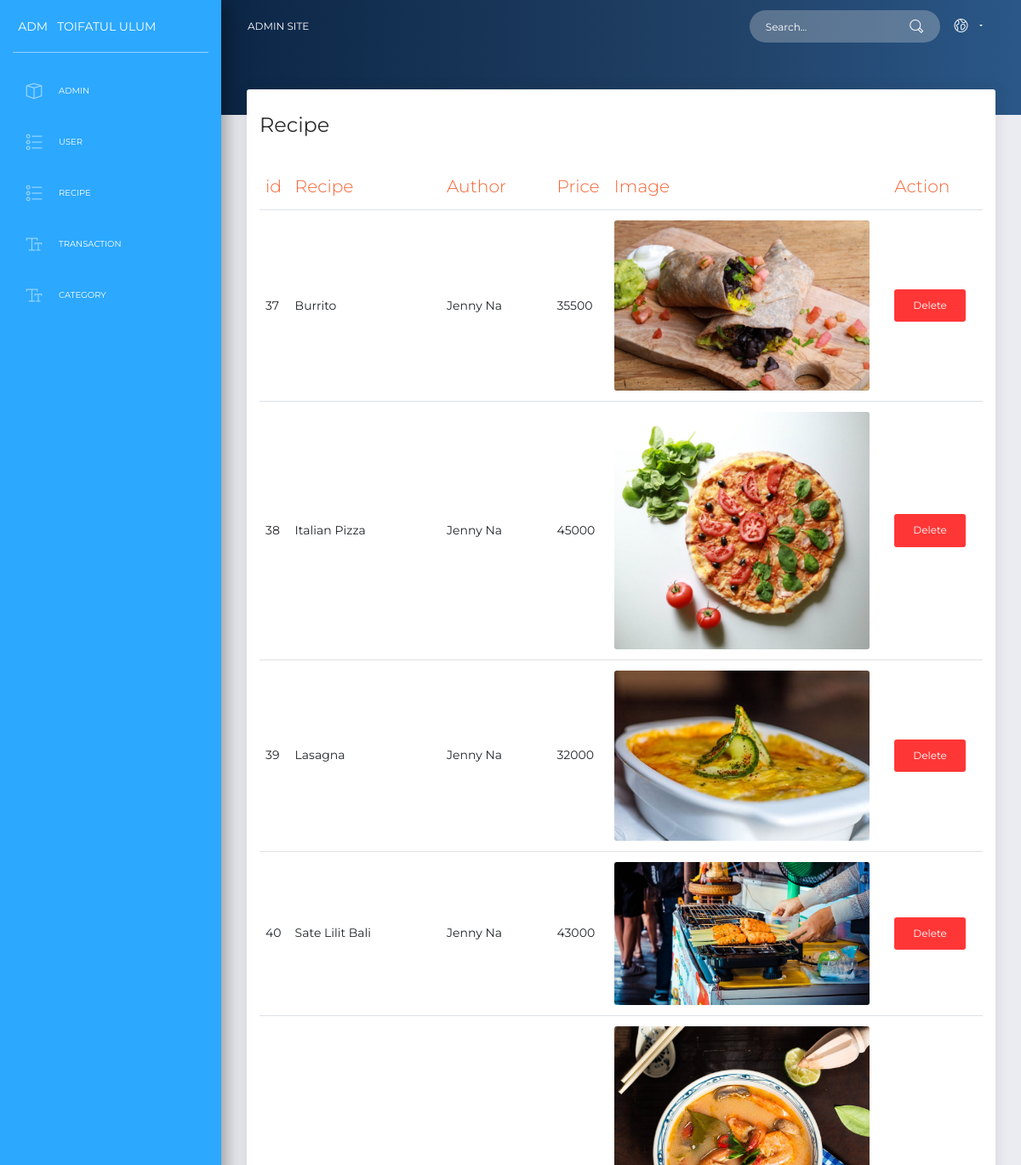
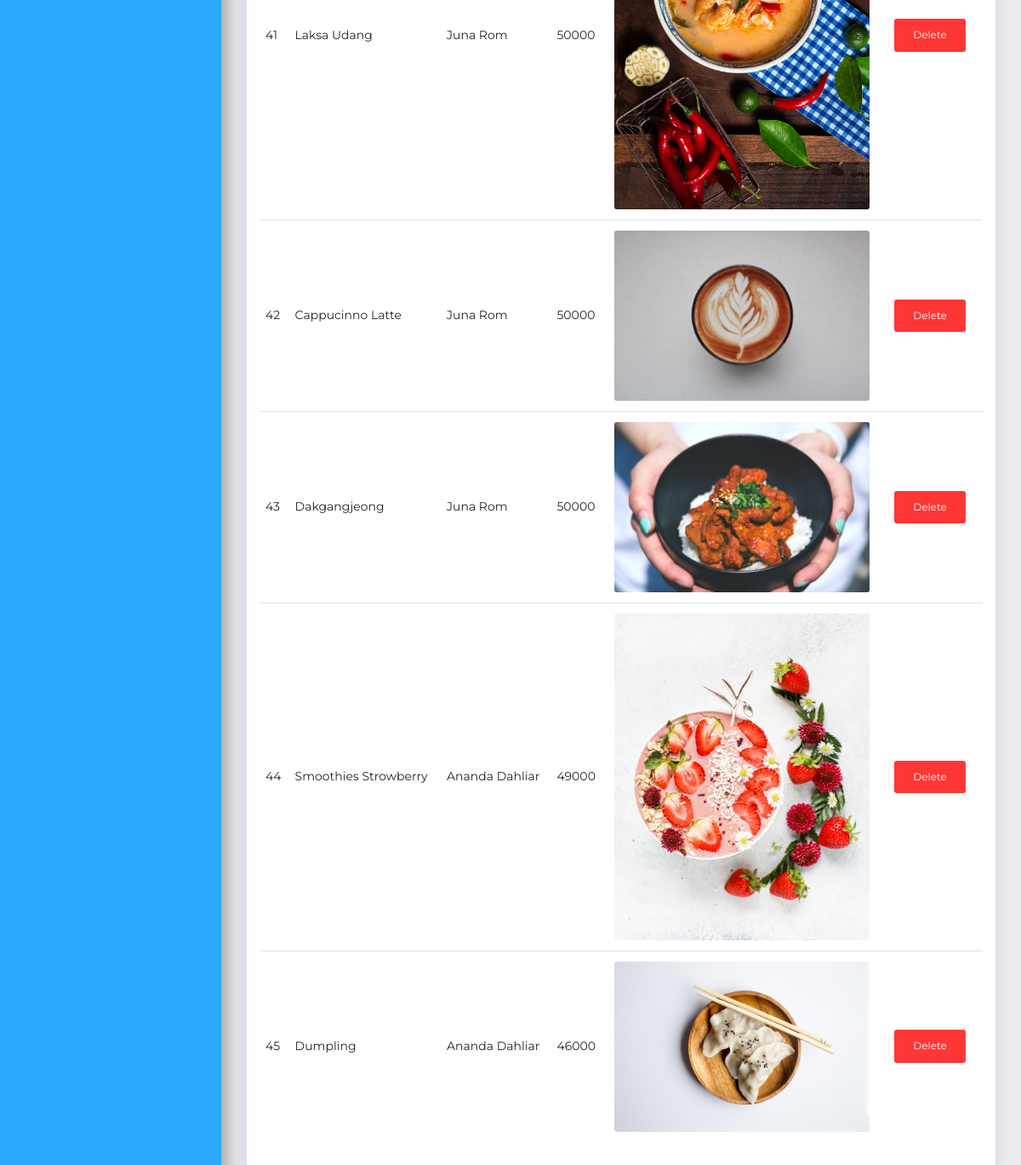
/admin/recipe (signed in), run on the app's committed database (2 pictures, top to bottom).
### tables this page shows
CREATE TABLE `recipe` (
  `id` int(11) NOT NULL,
  `content` varchar(5000) NOT NULL,
  `cover` varchar(100) NOT NULL,
  `image` varchar(100) NOT NULL,
  `tag` int(50) NOT NULL,
  `author` int(11) NOT NULL,
  `title` varchar(100) NOT NULL,
  `price` int(11) NOT NULL,
  `description` varchar(250) NOT NULL,
  `createdAt` varchar(50) DEFAULT NULL
);

CREATE TABLE `users` (
  `id` int(11) NOT NULL,
  `username` varchar(50) NOT NULL,
  `email` varchar(50) NOT NULL,
  `password` varchar(50) NOT NULL,
  `role` varchar(50) NOT NULL,
  `name` varchar(50) NOT NULL
);

### www/App/Core/Controller.php (called while the page is built, shortened)
<?php
class Controller {
    public function loadTemplateAdmin($viewName, $viewData = array()){
        include 'App/Views/templateadmin.php';
    }
    public function loadViewInTemplate($viewName, $viewData) {
        extract($viewData);
        include 'App/Views/' . $viewName . '.php';
    }
}

### www/App/Controllers/adminController.php (called while the page is built, shortened)
<?php
class adminController extends Controller {
	public function __construct(){
		$this->Recipe=new Recipe;
	}
	public function recipe(){
		$recipe=$this->Recipe->get(null, null);
		$this->loadTemplateAdmin('admin/recipe', array('recipe'=>$recipe));
	}
}

### www/App/Core/Core.php (called while the page is built, shortened)
<?php
class Core {
	private $Url = null;
	private $Controller = '';
	private $Action = '';
	private $Params = [];
	Public function run(){
		$this->execute();
	}
	private function getUrl(){
		$url='/';
		if (isset($_GET['url'])){
			$url .=$_GET['url'];
		}
		$this->Url =$url;
	}
	private function getControllerActionParam() {
		if (!empty($this->Url) && $this->Url !='/') {
			$this->Url =explode('/', $this->Url);
			array_shift($this->Url);
			$this->Controller = $this->Url[0] . 'Controller';
			array_shift($this->Url);
		}else{
			$this->Url = explode('/', $this->Url);
			$this->Controller = 'indexController';
			$this->getAction();
			$this->getParams();
		}
	}
	private function getAction(){
		$this->Action ='index';
		if (isset($this->Url[0]) && !empty($this->Url[0])) {
			$this->Action =$this->Url[0];
			array_shift($this->Url);
		}
	}
	private function execute() {
		$fileClass = BASEDIR . "App/Controllers/" . $this->Controller . '.php';
		if(file_exists($fileClass)){
			require_once BASEDIR . "App/Core/Controller.php";
		}else{
		}
		$controllerClass = new $controllerClassName();
		call_user_func_array(array($controllerClass, $this->Action), $this->Params);
	}
}

### www/index.php (called while the page is built, shortened)
<?php
function autoload_classes($class_name)
{
	$filename = PROJECTPATH . '/' . str_replace('\\', '/', $class_name) .'.php';
}
require 'config.php';
$core = new App\Core\Core();
$core -> run();

### www/config.php (called while the page is built, shortened)
<?php
$config = array();
$config['dbname']= 'myDb';
$config['host']= 'db';
$config['password']= 'test';
$config['dbuser']= 'user';

### www/App/Core/Model.php (called while the page is built, shortened)
<?php
class Model {
	public function __construct() {
		global $config;
		$this->db = new mysqli($config['host'],$config['dbuser'],$config['password'],$config['dbname']);
	}
}

### www/App/Models/Recipe.php (called while the page is built, shortened)
<?php
class Recipe extends Model{
	public function get($category, $search){
		if (!empty($category)) {
			if (!empty($search)) {
				$in = '(' . implode(',', $category) .')';
				$sql="SELECT recipe.id, users.name, recipe.price, users.id as usersId, recipe.description, recipe.title, recipe.image FROM recipe LEFT JOIN users ON users.id = recipe.author WHERE tag IN" . $in . "title LIKE '$search'";
			} else {
				$in = '(' . implode(',', $category) .')';
				$sql="SELECT recipe.id, users.name, recipe.price, users.id as usersId, recipe.description, recipe.title, recipe.image FROM recipe LEFT JOIN users ON users.id = recipe.author WHERE tag IN" . $in;
			}
		}else{
			if (!empty($search)) {
				$sql="SELECT recipe.id, users.name, recipe.price, users.id as usersId, recipe.description, recipe.title, recipe.image FROM recipe LEFT JOIN users ON users.id = recipe.author WHERE title LIKE '$search'";
			} else {
				$sql="SELECT recipe.id, users.name, recipe.price, users.id as usersId, recipe.description, recipe.title, recipe.image FROM recipe LEFT JOIN users ON users.id = recipe.author";
			}
		}
		$result=$this->db->query($sql);
		return $result;
	}
}

### www/App/Views/admin/recipe.php (the view)
<div class="content">
	<div class="card">
		<div class="card-header">
			<h4 class="card-title"> Recipe</h4>
		</div>
		<div class="card-body">
			<div class="table-responsive">
				<table class="table">
					<thead class="text-primary">
						<th>
							id
						</th>
						<th>
							Recipe
						</th>
						<th>
							Author
						</th>
						<th>
							Price
						</th>
						<th>
							Image
						</th>
						<th>
							Action
						</th>
					</thead>
					<tbody>
						<?php foreach ($recipe as $key => $value) { ?>
							<tr>
								<td>
									<?php echo $value['id']; ?>
								</td>
								<td>
									<?php echo $value['title']; ?>
								</td>
								<td>
									<?php echo $value['name']; ?>
								</td>
								<td>
									<?php echo $value['price']; ?>
								</td>
								<td>
									<img width="300" src="<?php echo BASE . '/assets/images/uploads/image/' . $value['image']?>">
								</td>
								<td>
									<a href="<?php echo BASE . '/admin/delete_recipe?id=' .  $value['id'] ?>" class="btn btn-danger mr-2">Delete</a>
								</td>
							</tr>
						<?php } ?>
					</tbody>
				</table>
			</div>
		</div>
	</div>
</div>

### data on the page
recipe: id "37", title "Burrito", author.name "Jenny Na", price "35500", image (picture)
recipe: id "38", title "Italian Pizza", author.name "Jenny Na", price "45000", image (picture)
recipe: id "39", title "Lasagna", author.name "Jenny Na", price "32000", image (picture)
recipe: id "40", title "Sate Lilit Bali", author.name "Jenny Na", price "43000", image (picture)
recipe: id "41", title "Laksa Udang", author.name "Juna Rom", price "50000", image (picture)
recipe: id "42", title "Cappucinno Latte", author.name "Juna Rom", price "50000", image (picture)
recipe: id "43", title "Dakgangjeong", author.name "Juna Rom", price "50000", image (picture)
recipe: id "44", title "Smoothies Strowberry", author.name "Ananda Dahliar", price "49000", image (picture)
recipe: id "45", title "Dumpling", author.name "Ananda Dahliar", price "46000", image (picture)
